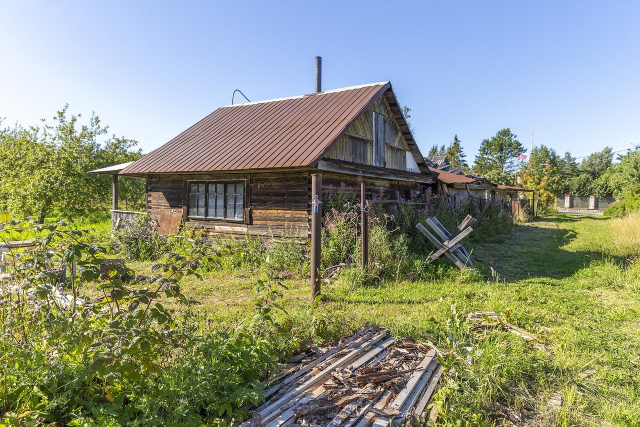
#> input picture Сем 6/Обработка изображений/3/image3.jpg, 1280 x 853 px (shown at 1/2 size)
$ python 3.3.py
#> lines starting #> are read from the running program, lines starting #| are printed output that depends on the picture
import cv2
import numpy as np

img = cv2.imread("image3.jpg")
#> img is the input picture: shape (853, 1280, 3); mean B, G, R 129.6, 148.5, 141.8

img = cv2.cvtColor(img, cv2.COLOR_BGR2RGB)

norm_img = np.zeros_like(img, dtype=np.uint8)

for i in range(3):
    ch = img[:, :, i]
    ch_min, ch_max = ch.min(), ch.max()
    ch_norm = ((ch - ch_min) / (ch_max - ch_min) * 255).astype(np.uint8)
    norm_img[:, :, i] = ch_norm
#> this loop made 3 passes
#> pass 1, `ch = img[:, :, i]`:
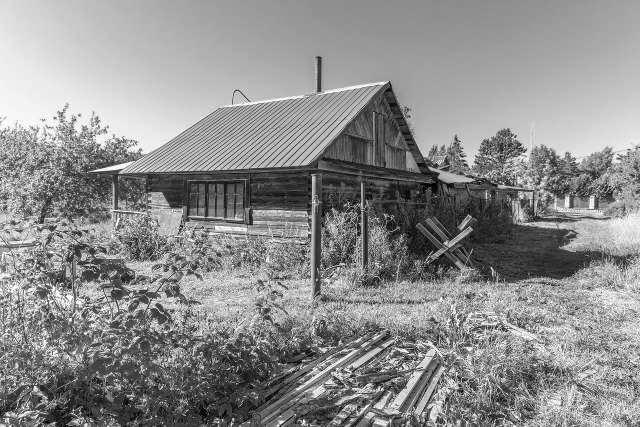
#> ch: shape (853, 1280) (shown at 1/2 size); min 0, max 255, mean 141.8
#> pass 2, `ch = img[:, :, i]`:
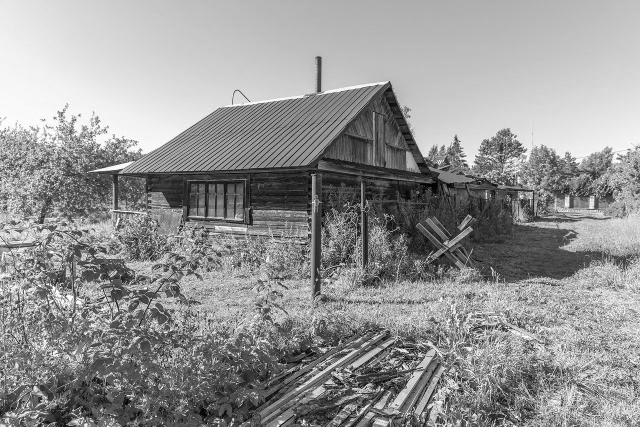
#> ch: shape (853, 1280) (shown at 1/2 size); min 0, max 255, mean 148.5
#> pass 3, `ch = img[:, :, i]`:
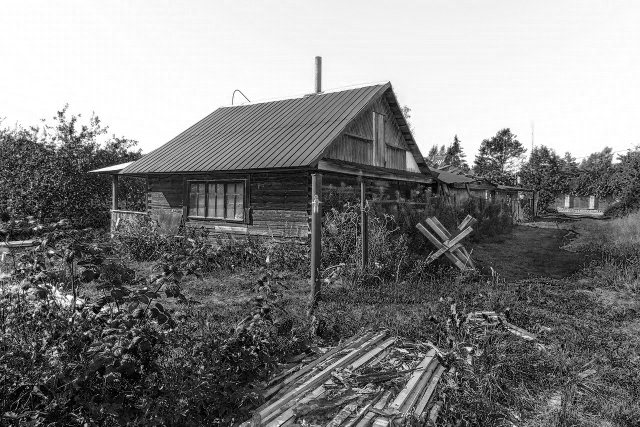
#> ch: shape (853, 1280) (shown at 1/2 size); min 0, max 255, mean 129.6

r, g, b = norm_img[434, 663]
#> r = 85; g = 73; b = 61
print(r)
#| 85
print(g)
#| 73
print(b)
#| 61
